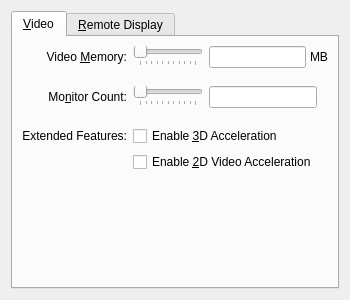
<?xml version="1.0" encoding="UTF-8"?>
<ui version="4.0">
 <comment>
 VBox frontends: Qt4 GUI (&quot;VirtualBox&quot;):

     Copyright (C) 2008-2010 Oracle Corporation

     This file is part of VirtualBox Open Source Edition (OSE), as
     available from http://www.virtualbox.org. This file is free software;
     you can redistribute it and/or modify it under the terms of the GNU
     General Public License (GPL) as published by the Free Software
     Foundation, in version 2 as it comes in the "COPYING" file of the
     VirtualBox OSE distribution. VirtualBox OSE is distributed in the
     hope that it will be useful, but WITHOUT ANY WARRANTY of any kind.
 </comment>
 <class>VBoxVMSettingsDisplay</class>
 <widget class="QWidget" name="VBoxVMSettingsDisplay">
  <property name="geometry">
   <rect>
    <x>0</x>
    <y>0</y>
    <width>350</width>
    <height>300</height>
   </rect>
  </property>
  <layout class="QVBoxLayout" name="mLtMain">
   <item>
    <widget class="QTabWidget" name="mTwDisplay">
     <widget class="QWidget" name="mTabVideo">
      <attribute name="title">
       <string>&amp;Video</string>
      </attribute>
      <layout class="QVBoxLayout" name="mLtVideoPage">
       <property name="spacing">
        <number>0</number>
       </property>
       <item>
        <widget class="QWidget" name="mWtVideo" native="true">
         <property name="sizePolicy">
          <sizepolicy hsizetype="Preferred" vsizetype="Fixed">
           <horstretch>0</horstretch>
           <verstretch>0</verstretch>
          </sizepolicy>
         </property>
         <layout class="QGridLayout" name="mLtVideoItems">
          <property name="margin">
           <number>0</number>
          </property>
          <item row="0" column="0">
           <widget class="QLabel" name="mLbMemory">
            <property name="text">
             <string>Video &amp;Memory:</string>
            </property>
            <property name="alignment">
             <set>Qt::AlignRight|Qt::AlignTrailing|Qt::AlignVCenter</set>
            </property>
            <property name="buddy">
             <cstring>mLeMemory</cstring>
            </property>
           </widget>
          </item>
          <item row="0" column="1" rowspan="2">
           <layout class="QVBoxLayout" name="mLtMemorySlider">
            <property name="spacing">
             <number>0</number>
            </property>
            <item>
             <widget class="QIAdvancedSlider" name="mSlMemory">
              <property name="whatsThis">
               <string>Controls the amount of video memory provided to the virtual machine.</string>
              </property>
              <property name="orientation">
               <enum>Qt::Horizontal</enum>
              </property>
              <property name="tickPosition">
               <enum>QSlider::TicksBelow</enum>
              </property>
             </widget>
            </item>
            <item>
             <layout class="QHBoxLayout" name="mLtMemoryLegend">
              <item>
               <widget class="QLabel" name="mLbMemoryMin">
                <property name="sizePolicy">
                 <sizepolicy hsizetype="Fixed" vsizetype="Fixed">
                  <horstretch>0</horstretch>
                  <verstretch>0</verstretch>
                 </sizepolicy>
                </property>
               </widget>
              </item>
              <item>
               <spacer name="mSpHor1">
                <property name="orientation">
                 <enum>Qt::Horizontal</enum>
                </property>
                <property name="sizeHint" stdset="0">
                 <size>
                  <width>0</width>
                  <height>0</height>
                 </size>
                </property>
               </spacer>
              </item>
              <item>
               <widget class="QLabel" name="mLbMemoryMax">
                <property name="sizePolicy">
                 <sizepolicy hsizetype="Fixed" vsizetype="Fixed">
                  <horstretch>0</horstretch>
                  <verstretch>0</verstretch>
                 </sizepolicy>
                </property>
                <property name="alignment">
                 <set>Qt::AlignRight|Qt::AlignTrailing|Qt::AlignVCenter</set>
                </property>
               </widget>
              </item>
             </layout>
            </item>
           </layout>
          </item>
          <item row="0" column="2">
           <layout class="QHBoxLayout" name="mLtMemorySize">
            <property name="spacing">
             <number>4</number>
            </property>
            <item>
             <widget class="QILineEdit" name="mLeMemory">
              <property name="whatsThis">
               <string>Controls the amount of video memory provided to the virtual machine.</string>
              </property>
             </widget>
            </item>
            <item>
             <widget class="QLabel" name="mLbMemoryUnit">
              <property name="sizePolicy">
               <sizepolicy hsizetype="Fixed" vsizetype="Fixed">
                <horstretch>0</horstretch>
                <verstretch>0</verstretch>
               </sizepolicy>
              </property>
              <property name="text">
               <string>MB</string>
              </property>
             </widget>
            </item>
           </layout>
          </item>
          <item row="2" column="0">
           <widget class="QLabel" name="mLbMonitors">
            <property name="text">
             <string>Mo&amp;nitor Count:</string>
            </property>
            <property name="alignment">
             <set>Qt::AlignRight|Qt::AlignTrailing|Qt::AlignVCenter</set>
            </property>
            <property name="buddy">
             <cstring>mLeMonitors</cstring>
            </property>
           </widget>
          </item>
          <item row="2" column="1" rowspan="2">
           <layout class="QVBoxLayout" name="mLtMonitorsSlider">
            <property name="spacing">
             <number>0</number>
            </property>
            <item>
             <widget class="QIAdvancedSlider" name="mSlMonitors">
              <property name="whatsThis">
               <string>Controls the amount of virtual monitors provided to the virtual machine. Currently 2D and 3D acceleration isn't available when more than one monitor is selected.</string>
              </property>
              <property name="orientation">
               <enum>Qt::Horizontal</enum>
              </property>
              <property name="tickPosition">
               <enum>QSlider::TicksBelow</enum>
              </property>
             </widget>
            </item>
            <item>
             <layout class="QHBoxLayout" name="mLtMonitorsLegend">
              <item>
               <widget class="QLabel" name="mLbMonitorsMin">
                <property name="sizePolicy">
                 <sizepolicy hsizetype="Fixed" vsizetype="Fixed">
                  <horstretch>0</horstretch>
                  <verstretch>0</verstretch>
                 </sizepolicy>
                </property>
               </widget>
              </item>
              <item>
               <spacer name="mSpHor2">
                <property name="orientation">
                 <enum>Qt::Horizontal</enum>
                </property>
                <property name="sizeHint" stdset="0">
                 <size>
                  <width>0</width>
                  <height>0</height>
                 </size>
                </property>
               </spacer>
              </item>
              <item>
               <widget class="QLabel" name="mLbMonitorsMax">
                <property name="sizePolicy">
                 <sizepolicy hsizetype="Fixed" vsizetype="Fixed">
                  <horstretch>0</horstretch>
                  <verstretch>0</verstretch>
                 </sizepolicy>
                </property>
                <property name="alignment">
                 <set>Qt::AlignRight|Qt::AlignTrailing|Qt::AlignVCenter</set>
                </property>
               </widget>
              </item>
             </layout>
            </item>
           </layout>
          </item>
          <item row="2" column="2">
           <layout class="QHBoxLayout" name="mLtMonitorsSize">
            <property name="spacing">
             <number>4</number>
            </property>
            <item>
             <widget class="QILineEdit" name="mLeMonitors">
              <property name="sizePolicy">
               <sizepolicy hsizetype="Fixed" vsizetype="Fixed">
                <horstretch>0</horstretch>
                <verstretch>0</verstretch>
               </sizepolicy>
              </property>
              <property name="whatsThis">
               <string>Controls the amount of virtual monitors provided to the virtual machine.</string>
              </property>
             </widget>
            </item>
            <item>
             <widget class="QLabel" name="mLbMonitorsUnit"/>
            </item>
           </layout>
          </item>
		  <item row="4" column="0">
           <widget class="QLabel" name="mLbOptions">
            <property name="text">
             <string>Extended Features:</string>
            </property>
            <property name="alignment">
             <set>Qt::AlignRight|Qt::AlignTrailing|Qt::AlignVCenter</set>
            </property>
           </widget>
          </item>
          <item row="4" column="1" colspan="2">
           <widget class="QCheckBox" name="mCb3D">
            <property name="sizePolicy">
             <sizepolicy hsizetype="MinimumExpanding" vsizetype="Fixed">
              <horstretch>0</horstretch>
              <verstretch>0</verstretch>
             </sizepolicy>
            </property>
            <property name="whatsThis">
             <string>When checked, the virtual machine will be given access to the 3D graphics capabilities available on the host.</string>
            </property>
            <property name="text">
             <string>Enable &amp;3D Acceleration</string>
            </property>
           </widget>
          </item>
          <item row="5" column="1" colspan="2">
           <widget class="QCheckBox" name="mCb2DVideo">
            <property name="sizePolicy">
             <sizepolicy hsizetype="MinimumExpanding" vsizetype="Fixed">
              <horstretch>0</horstretch>
              <verstretch>0</verstretch>
             </sizepolicy>
            </property>
            <property name="whatsThis">
             <string>When checked, the virtual machine will be given access to the Video Acceleration capabilities available on the host.</string>
            </property>
            <property name="text">
             <string>Enable &amp;2D Video Acceleration</string>
            </property>
           </widget>
          </item>
         </layout>
        </widget>
       </item>
       <item>
        <spacer name="mSpVer1">
         <property name="orientation">
          <enum>Qt::Vertical</enum>
         </property>
         <property name="sizeHint" stdset="0">
          <size>
           <width>20</width>
           <height>0</height>
          </size>
         </property>
        </spacer>
       </item>
      </layout>
     </widget>
     <widget class="QWidget" name="mTabVRDP">
      <attribute name="title">
       <string>&amp;Remote Display</string>
      </attribute>
      <layout class="QVBoxLayout" name="mLtVRDPPage">
       <property name="spacing">
        <number>0</number>
       </property>
       <item>
        <widget class="QWidget" name="mWtVRDP" native="true">
         <property name="sizePolicy">
          <sizepolicy hsizetype="Preferred" vsizetype="Fixed">
           <horstretch>0</horstretch>
           <verstretch>0</verstretch>
          </sizepolicy>
         </property>
         <layout class="QVBoxLayout" name="mLtVRDPItems">
          <property name="margin">
           <number>0</number>
          </property>
          <item>
           <widget class="QCheckBox" name="mCbVRDP">
            <property name="whatsThis">
             <string>When checked, the VM will act as a Remote Desktop Protocol (RDP) server, allowing remote clients to connect and operate the VM (when it is running) using a standard RDP client.</string>
            </property>
            <property name="text">
             <string>&amp;Enable Server</string>
            </property>
            <property name="checked">
             <bool>true</bool>
            </property>
           </widget>
          </item>
          <item>
           <widget class="QWidget" name="mWtVRDPServer" native="true">
            <property name="sizePolicy">
             <sizepolicy hsizetype="Preferred" vsizetype="Fixed">
              <horstretch>0</horstretch>
              <verstretch>0</verstretch>
             </sizepolicy>
            </property>
            <layout class="QGridLayout" name="mLtVRDPServerItems">
             <property name="margin">
              <number>0</number>
             </property>
             <item row="1" column="0" rowspan="3">
              <spacer name="mSpHor3">
               <property name="orientation">
                <enum>Qt::Horizontal</enum>
               </property>
               <property name="sizeType">
                <enum>QSizePolicy::Fixed</enum>
               </property>
               <property name="sizeHint" stdset="0">
                <size>
                 <width>20</width>
                 <height>20</height>
                </size>
               </property>
              </spacer>
             </item>
             <item row="1" column="1">
              <widget class="QLabel" name="mLbVRDPPort">
               <property name="text">
                <string>Server &amp;Port:</string>
               </property>
               <property name="alignment">
                <set>Qt::AlignRight|Qt::AlignTrailing|Qt::AlignVCenter</set>
               </property>
               <property name="buddy">
                <cstring>mLeVRDPPort</cstring>
               </property>
              </widget>
             </item>
             <item row="1" column="2">
              <widget class="QLineEdit" name="mLeVRDPPort">
               <property name="whatsThis">
                <string>The VRDP Server port number. You may specify &lt;tt&gt;0&lt;/tt&gt; (zero), to select port 3389, the standard port for RDP.</string>
               </property>
              </widget>
             </item>
             <item row="2" column="1">
              <widget class="QLabel" name="mLbVRDPMethod">
               <property name="text">
                <string>Authentication &amp;Method:</string>
               </property>
               <property name="alignment">
                <set>Qt::AlignRight|Qt::AlignTrailing|Qt::AlignVCenter</set>
               </property>
               <property name="buddy">
                <cstring>mCbVRDPMethod</cstring>
               </property>
              </widget>
             </item>
             <item row="2" column="2">
              <widget class="QComboBox" name="mCbVRDPMethod">
               <property name="sizePolicy">
                <sizepolicy hsizetype="Expanding" vsizetype="Fixed">
                 <horstretch>0</horstretch>
                 <verstretch>0</verstretch>
                </sizepolicy>
               </property>
               <property name="whatsThis">
                <string>Defines the VRDP authentication method.</string>
               </property>
              </widget>
             </item>
             <item row="3" column="1">
              <widget class="QLabel" name="mLbVRDPTimeout">
               <property name="text">
                <string>Authentication &amp;Timeout:</string>
               </property>
               <property name="alignment">
                <set>Qt::AlignRight|Qt::AlignTrailing|Qt::AlignVCenter</set>
               </property>
               <property name="buddy">
                <cstring>mLeVRDPTimeout</cstring>
               </property>
              </widget>
             </item>
             <item row="3" column="2">
              <widget class="QLineEdit" name="mLeVRDPTimeout">
               <property name="whatsThis">
                <string>Specifies the timeout for guest authentication, in milliseconds.</string>
               </property>
              </widget>
             </item>
            </layout>
           </widget>
          </item>
         </layout>
        </widget>
       </item>
       <item>
        <spacer name="mSpVer2">
         <property name="orientation">
          <enum>Qt::Vertical</enum>
         </property>
         <property name="sizeHint" stdset="0">
          <size>
           <width>20</width>
           <height>0</height>
          </size>
         </property>
        </spacer>
       </item>
      </layout>
     </widget>
    </widget>
   </item>
  </layout>
 </widget>
 <customwidgets>
  <customwidget>
   <class>QILineEdit</class>
   <extends>QLineEdit</extends>
   <header>QILineEdit.h</header>
  </customwidget>
  <customwidget>
   <class>QIAdvancedSlider</class>
   <extends>QSlider</extends>
   <header>QIAdvancedSlider.h</header>
  </customwidget>
 </customwidgets>
 <resources/>
 <connections>
  <connection>
   <sender>mCbVRDP</sender>
   <signal>toggled(bool)</signal>
   <receiver>mWtVRDPServer</receiver>
   <slot>setEnabled(bool)</slot>
   <hints>
    <hint type="sourcelabel">
     <x>80</x>
     <y>20</y>
    </hint>
    <hint type="destinationlabel">
     <x>159</x>
     <y>88</y>
    </hint>
   </hints>
  </connection>
 </connections>
</ui>
